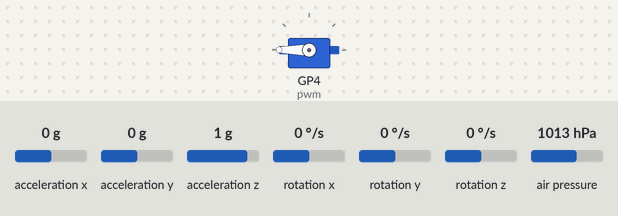
Recording of a program running on a simulated Raspberry Pi Pico running CircuitPython. Shown: servo. The inputs (shaded band) are chosen by the test bench; at power-on: air pressure 1013 hPa, acceleration x 0 g, acceleration y 0 g, acceleration z 1 g, rotation x 0 °/s, rotation y 0 °/s, rotation z 0 °/s. Files the program writes start out absent.

Above: at 1.2 s.
1.3 s: air pressure set to 1009 hPa
At 2.4 s:
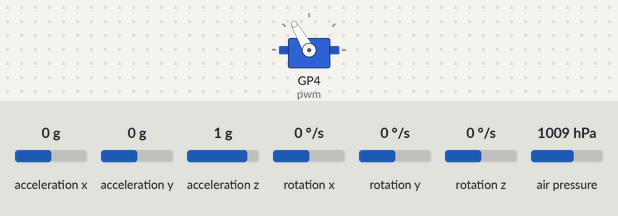
Timing chart, 0 to 4.3 s (numbered marks = the images above; inputs shaded):
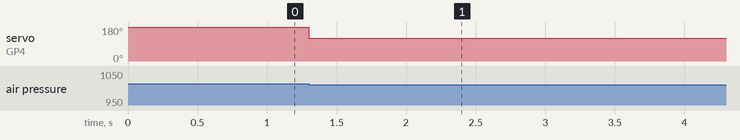

Measured:
- the behaviour switches between 1011 and 1010 hPa on air pressure (found by bisection; images 0 and 1)
- after the input at 1.3 s, servo on GP4 (pwm): 180° → 120° at once

The program:

Pi_in_the_skyLSM.py
```python
#type:ignore
import time
import board
import busio
import adafruit_mpl3115a2
import pwmio
from adafruit_lsm6ds.lsm6dsox import LSM6DSOX
from adafruit_motor import servo

sda_pin = board.GP14 #Sets the sda pin
scl_pin = board.GP15 #Sets the scl pin
i2c = busio.I2C(scl_pin, sda_pin) # Connects the sda and scl to i2c

sensor = LSM6DSOX(i2c, address=0x6a) # Set up the LSM
altimeter = adafruit_mpl3115a2.MPL3115A2(i2c, address=0x60) # Set up the altimeter

pwm = pwmio.PWMOut(board.GP4, duty_cycle=2 ** 15, frequency=50) # create a PWMOut object on Pin A2.
my_servo = servo.Servo(pwm, min_pulse=500, max_pulse=2500) # Define the servo

startAlt = altimeter.altitude #Find Ground Zero
releaseAlt = 20 # In meters
dropped = False

with open("/data.csv", "a") as datalog: # When Data Mode is Active
    datalog.write("Time(s),X-accel,Y-accel,Z-accel,Altitude(m)\n") # Set headers for the graph
    datalog.flush() # Put the data into a chart
    my_servo.angle = 180  # Locks with drone

    while True:

        time_elapsed = time.monotonic()
        displaceAlt = altimeter.altitude - startAlt # Find distance from ground
        if displaceAlt >= releaseAlt: # When drop height is reached
            my_servo.angle = 120 # Bombs awayyyyy
            dropped = True

        while dropped == True:
            time_elapsed = time.monotonic()

            Xa,Ya,Za = sensor.acceleration # Sensor readings
            Alt = altimeter.altitude # Altitude readings
            Xg,Yg,Zg = sensor.gyro

            time.sleep(.00001) # So there isn't an overload

            datalog.write(f"{time_elapsed},{Xa},{Ya},{Za},{Alt}\n") # Compile the data
            datalog.flush() # Save the data
```
